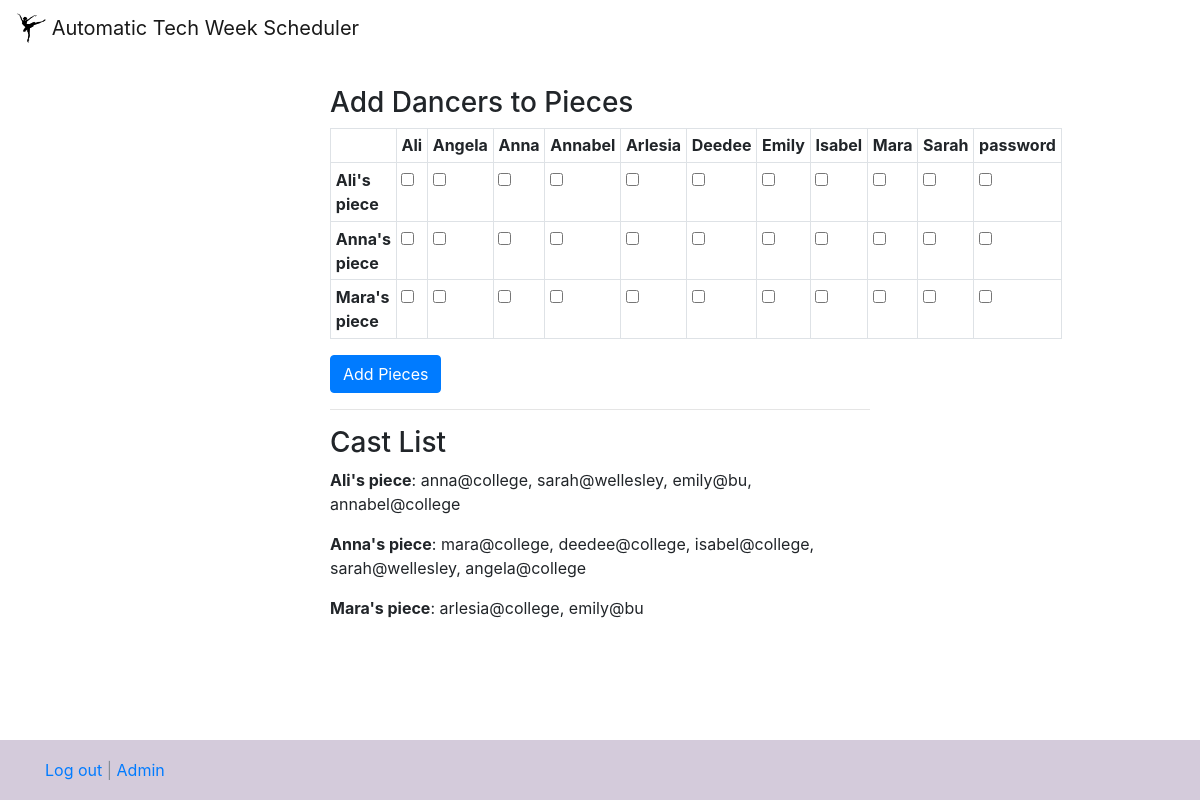
/add_pieces, run on an earlier commit of the app's database.
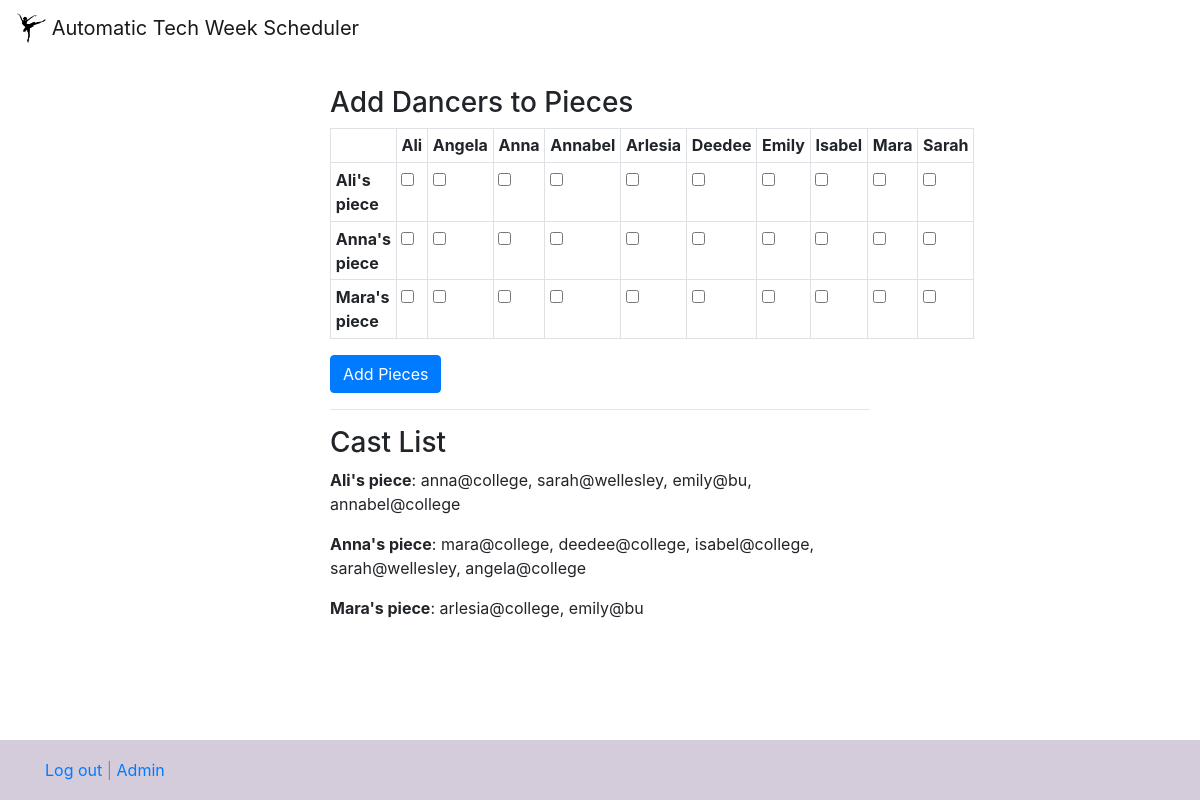
And on a later commit of the database.
### user_manager.py (models this page shows)
class _Dancer(_Base):
  __tablename__ = 'dancers'
  id = Column(Integer, primary_key=True)
  username = Column(String)
  firstname = Column(String)
  lastname = Column(String)
  availability = Column(String)
  password = Column(String)
  nonharvard = Column(Boolean)
  choreographer = Column(Boolean)
  dancers = Column(String)

### views.py (the view, shortened to what this page needs)
@app.route("/add_pieces", methods=['GET', 'POST'])
def add_pieces():
  db_list = um.get_user_data_list()
  choreographer_list = um.get_choreographers(db_list)
  return fk.render_template('add_pieces.html', choreographer_list = choreographer_list, dancer_list = db_list)

### user_manager.py (called while the page is built)
def get_user_data_list():
  class Dummy:
    def __init__(self, username, firstname, lastname, nonharvard, choreographer, dancers, availability):
      self.username = username
      self.firstname = firstname
      self.lastname = lastname
      self.nonharvard = nonharvard
      self.choreographer = choreographer
      self.dancers = dancers
      self.availability = availability
  s = _session()
  q = s.query(_Dancer)
  db_list = []
  for u in q:
    if u.username != 'harvardballetcompany@gmail.com':
      db_list.append(Dummy(u.username, u.firstname, u.lastname, u.nonharvard, u.choreographer, u.dancers, u.availability))
  return sorted(db_list, key = lambda x: x.firstname)

def get_choreographers(db_list):
  return [x for x in db_list if x.choreographer]

### templates/add_pieces.html (shortened to what this page needs)
{% extends "base.html" %}
{% block content %}
<h3>Add Dancers to Pieces</h3>
  <form action="/add_pieces", method="post">
  <table class="table table-bordered table-sm">
    <tr>
      <th>&nbsp;</th>
      {% for d in dancer_list %}
      <th scope="col">{{d.firstname}}</th>
      {% endfor %}
    </tr>
    {% for c in choreographer_list %}
      <tr>
        <th scope="row">{{c.firstname}}'s piece</th>
        {% for d in dancer_list %}
        <td>
          <input type="checkbox" name = '{{c.username}},{{d.username}}' value="checked">
        </td>
        {% endfor %}
      </tr>
    {% endfor %}
  </table>
  <input class="btn btn-primary" type="submit" value="Add Pieces">
</form>
<hr>
<h3>Cast List</h3>
{% for c in choreographer_list %}
  <p><b>{{c.firstname}}'s piece</b>: {{c.dancers}}</p>
{% endfor %}
{% endblock %}

What changed in the data, as far as the page shows it:
removed _Dancer: firstname "password"
